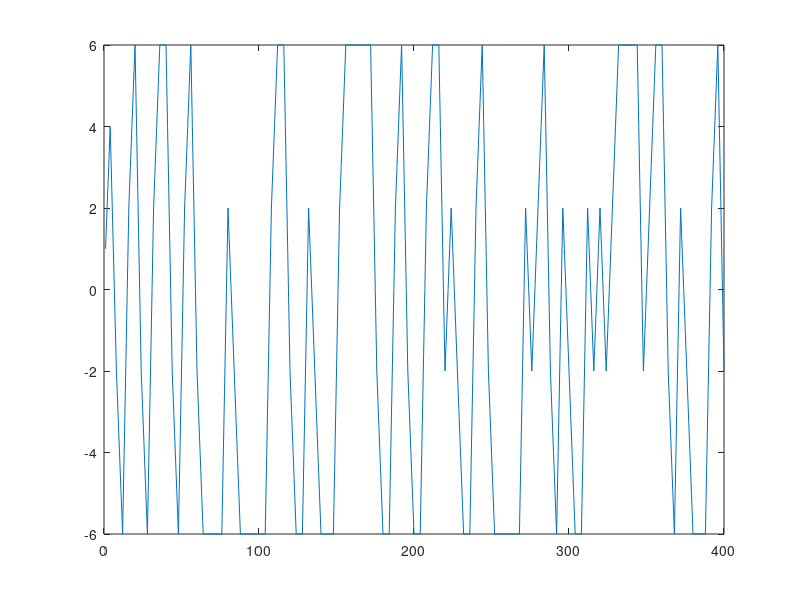
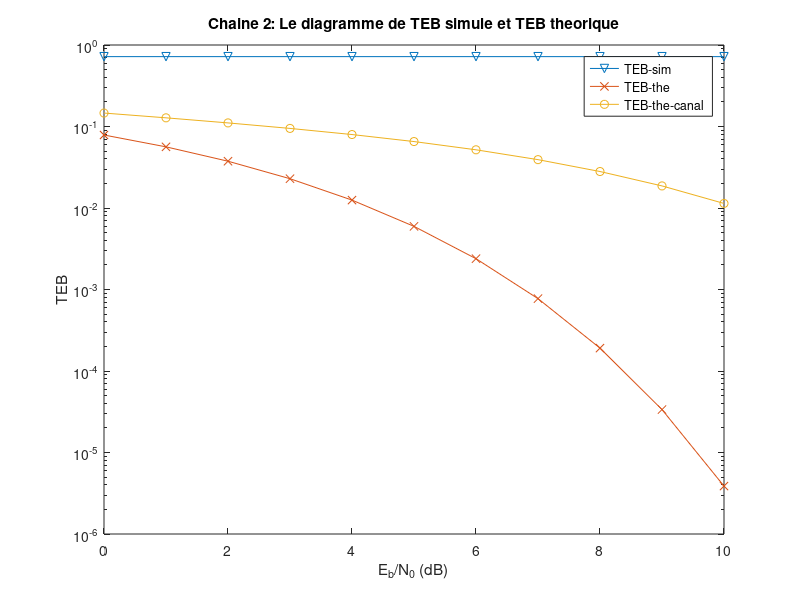

These figures' MATLAB source, in order:
%% --------------------------------------------------------
% TP5 - Projet - Impact d’un canal de propagation sélectif en fréquence et introduction à l’égalisation
% Partie 2: Egalisation ZFE avec bruit
% Author : Guohao DAI / Groupe E / 1A / SN
%% --------------------------------------------------------
close all;
clear all;
% Nb de bits
nb_bits = 100;
% Creer les bits par random
bits = randi([0,1],1,nb_bits);
% Frequence d'echantillonnage
Fe = 24000;
% Debit binaire
Rb = 6000;
% Temps de chaque binaire
Tb = 1/Rb;
% Order de la modulation
M = 2;
% Periode de chaque symbole
Ts = log2(M) / Rb;
% Periode d'echantillonnage
Te = 1/Fe;
Ns = Fe/Rb;


% Mapping a moyenne null & Suechantillonnage
Symboles = 2 * bits -1;
Suite_diracs = kron(Symboles, [1 zeros(1,Ns-1)]);

% Filtre de mise en forme
h = ones(1, Ns);
% h = [ones(1, Ns/2), -ones(1,Ns/2)];
Signal_send = filter(h,1,Suite_diracs);

% Filtre de canal
hc = kron([1, 0.5], [1 zeros(1, Ns-1)]);
Signal_canal = filter(hc,1,Signal_send);

%%
Px = mean(abs(Signal_canal).^2);
EbSurN0 = zeros(1,11);
TEB = zeros(1,11);

for i = 0:10
    
   EbSurN0(i+1) = 10^(i / 10);
    sigma = Px * Ns / (2*log2(M) * EbSurN0(i+1));
    % bruit = sqrt(sigma) * randn(1,length(Signal_canal));
    bruit = 0;
    
    % Ajouter les bruits
    Signal_bruit = Signal_canal + bruit;
    
    % Filtre reception
    hr = fliplr(h);
    Signal_rec = filter(hr, 1, Signal_bruit);
    
    % Echantillonnage
    Signal_ech = Signal_rec(Ns: Ns: end);
    
    X_toeplitz = toeplitz(Signal_ech, [Signal_ech(1) zeros(1,length(Signal_ech)-1)]);
    C = ((X_toeplitz)^(-1)) * [1 zeros(1,size(X_toeplitz,2)-1)].';
    
    
    Signal_egalise = filter(C.', 1, Signal_ech);

    
    % Decision+Demapping
    Signal_final = (sign(Signal_egalise)+1)/2 ;
    
    % TEB
    TEB(i+1) = mean(Signal_final ~= bits);
    
%     % Les constellations en sortie du mapping.
%     scatterplot(Signal_ech);
%     name = strcat("Constellations en sortie d'éch. | Eb/N_0 = ",num2str(i),"dB");
%     title(name);
    
%     figure ;
%     plot(reshape(Signal_rec, [Ns, nb_bits]));
%     name = strcat("Le diagramme de l'oeil de Eb/N_0 =",num2str(i),"dB");
%     title(name);
end
figure;
    plot(Signal_rec);
%% TEB
 figure;
 % TEB simule
 semilogy(0:10,TEB,"v-");
 hold on
 % TEB theorique sans canal multitrajet
 semilogy(0:10,qfunc(sqrt(2*EbSurN0)),"x-");
 hold on
 % TEB theorique avec canal multitrajet
 semilogy(0:10,0.5*qfunc(sqrt((0.4)*EbSurN0)) + 0.5*qfunc(1.5*sqrt((1.6)*EbSurN0)),"o-");
 hold on
 xlabel("E_b/N_0 (dB)");
 ylabel("TEB");
 title("Chaine 2: Le diagramme de TEB simule et TEB theorique");
 legend("TEB-sim", "TEB-the", "TEB-the-canal");
